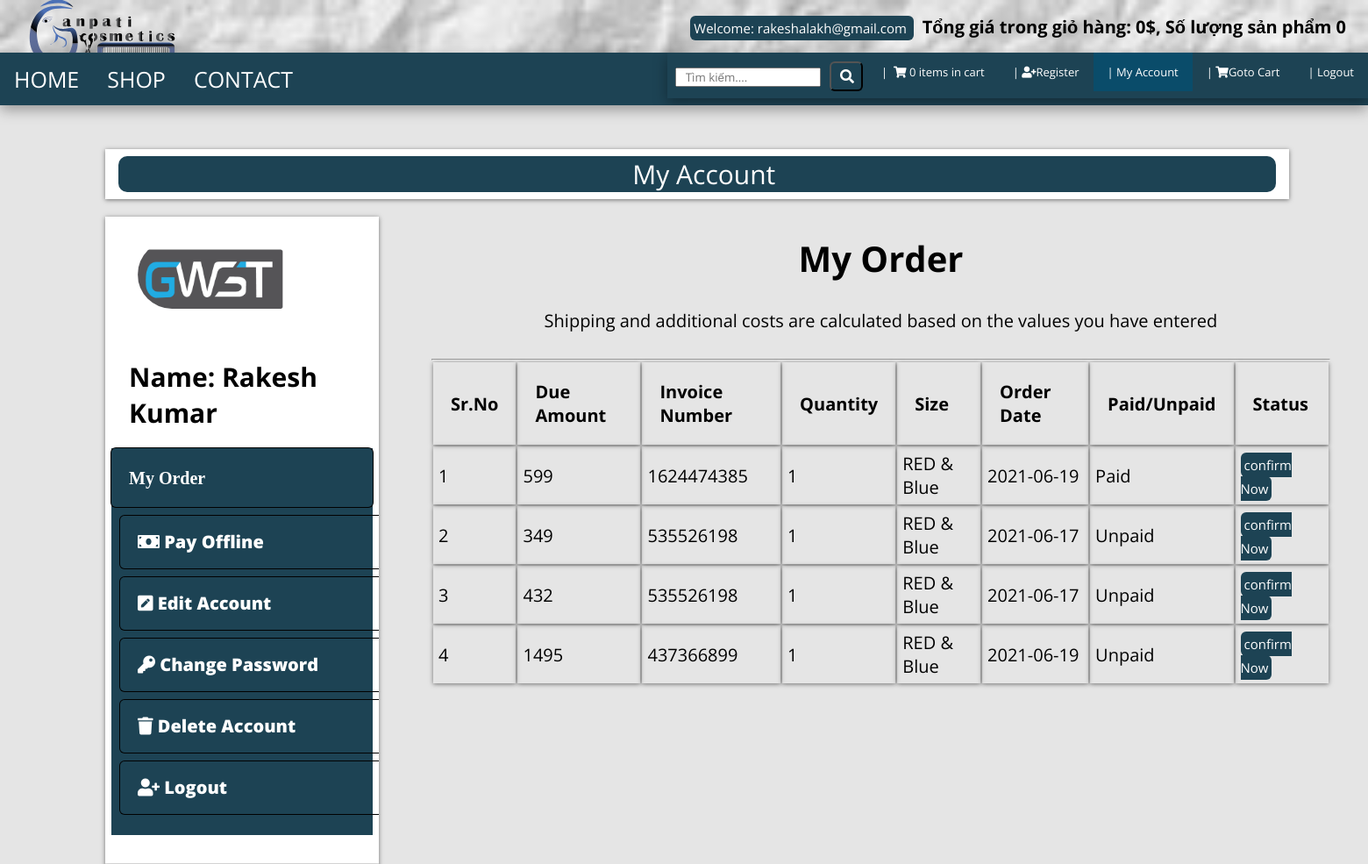
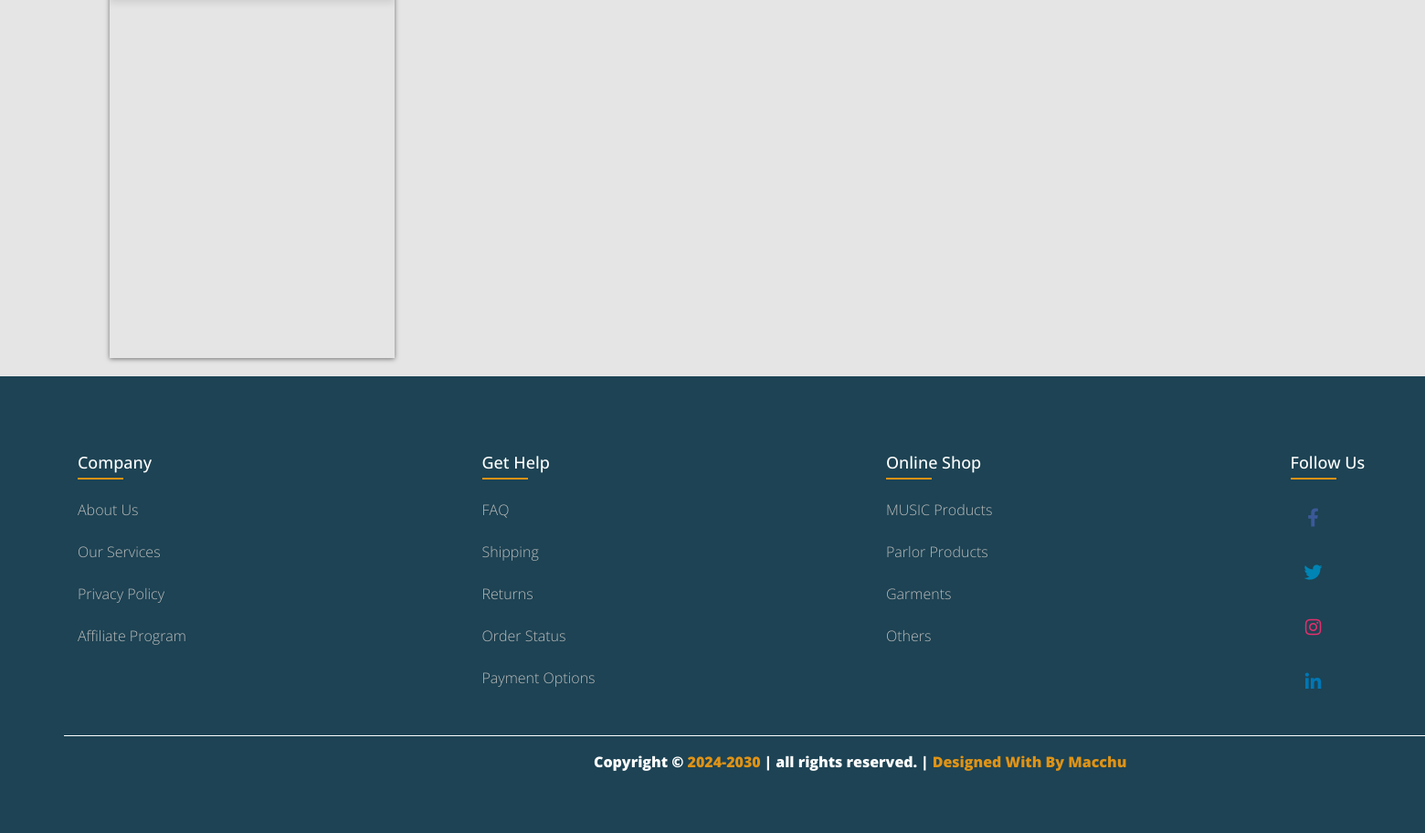
Screenshot of /customer/my_account.php?my_order (signed in) with the database file from the repository (2 pictures, top to bottom).
### tables this page shows
CREATE TABLE `customer_order` (
  `order_id` int(10) NOT NULL,
  `customer_id` int(10) NOT NULL,
  `product_id` int(100) NOT NULL,
  `due_amount` int(100) NOT NULL,
  `invoice_no` int(100) NOT NULL,
  `qty` int(10) NOT NULL,
  `size` text NOT NULL,
  `order_date` timestamp NOT NULL DEFAULT current_timestamp() ON UPDATE current_timestamp(),
  `order_status` text NOT NULL
);

CREATE TABLE `customers` (
  `customer_id` int(100) NOT NULL,
  `customer_name` varchar(255) NOT NULL,
  `customer_email` varchar(255) NOT NULL,
  `customer_pass` varchar(255) NOT NULL,
  `customer_country` text NOT NULL,
  `customer_city` text NOT NULL,
  `customer_contact` varchar(255) NOT NULL,
  `customer_address` text NOT NULL,
  `customer_image` text NOT NULL,
  `customer_ip` varchar(255) NOT NULL
);

### customer/my_order.php (the view)
<div class="trx">
	<center>
	<h1>My Order</h1>
	<p>Shipping and additional costs are calculated based on the values you have entered</p>
    </center>
    <hr>
     <div class="tae-responve">
     	<table class="tab">
     		<thead>
     			<tr>
     				<th>Sr.No</th>
     				<th>Due Amount</th>
     				<th>Invoice Number</th>
     				<th>Quantity</th>
     				<th>Size</th>
     				<th>Order Date</th>
     				<th>Paid/Unpaid</th>
     				<th>Status</th>
     			</tr>
     		</thead>
     		<tbody>
                    <?php
                    $customer_session= $_SESSION['customer_email'];
                    $get_customer="select * from customers where customer_email='$customer_session'";
                    $run_cust=mysqli_query($con, $get_customer);
                    $row_cust=mysqli_fetch_array($run_cust);
                    $customer_id=$row_cust['customer_id'];
                    $get_order="select * from customer_order where customer_id='$customer_id'";
                    $run_order=mysqli_query($con, $get_order);
                    $i=0;
                    while ($row_order=mysqli_fetch_array($run_order)) {
                         $order_id=$row_order['order_id'];
                         $order_due_amount=$row_order['due_amount'];
                         $order_invoice=$row_order['invoice_no'];
                         $order_qty=$row_order['qty'];
                         $order_size=$row_order['size'];
                         $order_date=substr($row_order['order_date'], 0,11);
                         $order_status=$row_order['order_status'];
                         $i++;
                         if ($order_status=='pending') {
                              $order_status='Unpaid';
                         }else{
                            $order_status='Paid';
                         }
                      ?>
     			<tr>
     				<td><?php echo $i ?></td>
     				<td><?php echo $order_due_amount ?></td>
     				<td><?php echo $order_invoice ?></td>
     				<td><?php echo $order_qty ?></td>
     				<td><?php echo $order_size ?></td>
     				<td><?php echo $order_date ?></td>
     				<td><?php echo $order_status ?></td>
     				<td><a href="confirm.php?order_id=<?php echo $order_id ?>" target="_blank" class="btn btn-primary btn-sm">confirm Now</a></td>
     			</tr>
     			<?php } ?>
     		</tbody>
     	</table>
     </div>
</div>

### customer/includes/sidebar.php
<div class="panel panel-default sidebar-menu" >
	<div class="panel-heading">
        <?php
        $session_customer=$_SESSION['customer_email'];
        $get_cust="select * from customers where customer_email='$session_customer'";
        $run_cust=mysqli_query($con, $get_cust);
        $row_customers=mysqli_fetch_array($run_cust);
        $customer_image= $row_customers['customer_image'];
        $customer_name= $row_customers['customer_name'];
        if (!isset($_SESSION['customer_email'])){
        }else{
        	echo "<center>
			<img src='customer_images/$customer_image' class='img-responsive'>
		</center>
		<br>
		<h3 align='center' class='panel-title'>Name: $customer_name</h3></center>";
        }
        ?>
	</div>
	<div class="panel-bdy">
		<ul class="nav nav-pills nav-staked">
			<li class="abc">
				<a href="my_account.php?my_order"><i class="fa fa-list-al">  My Order</a>
			</li >
			<li >
				<a href="my_account.php?pay_offline"><i class="fa fa-money"></i> Pay Offline</a>
			</li>
			<li>
				<a href="my_account.php?edit_act"><i class="fa fa-pencil-square"></i> Edit Account </a>
			</li>
			<li>
				<a href="my_account.php?change_pass"><i class="fa fa-key"></i> Change Password</a>
			</li>
			<li>
				<a href="my_account.php?delete_ac"><i class="fa fa-trash"></i> Delete Account</a>
			</li>
			<li>
				<a href="my_account.php?pay_offline"><i class="fa fa-user-plus"></i> Logout</a>
			</li>
		</ul>
	</div>
</div>

### style.css (style rules this page uses)
:root { --blue:#2980b9; }
* { font-family: 'Open Sans', sans-serif; margin:0; padding:0; box-sizing: border-box; text-decoration: none; transition: all .2s cubic-bezier(.37,1.14,.26,1.24); }
html { font-size: 62.5%; overflow-x: hidden; background-color: rgba(0,0,0,.1); }
.btn { background-color: #1d4354; color: #fff; padding: .4rem .8rem; font-size:1.6rem; cursor: pointer; border-radius: .6rem; margin-top: 1rem; }
.col-md-3 h3 { font-size: 2rem; text-align: left; }
.panel h3 { margin-top: 4rem; }
.panel-title { text-align: center; }
.panel-heading h3 { font-size: 3rem; margin: 2rem; }
.panel-heading img { width: 80%; border-radius:4rem ; margin: 2rem; }
.panel-bdy .nav-staked li { padding: 2rem; font-size: 2rem; box-shadow: 0 0 0 1px rgba(1, 1, 1, 1); width: 140%; border-radius: .5rem; margin: 1rem; }
.panel-bdy .nav-staked .abc { width: auto; margin: auto; }
.panel-bdy { width:auto; background-color: #1d4354; }
.panel-bdy ul { width: 100%; list-style: none; margin-top: 2rem; color:#ffffff; text-align: left; margin:auto; }
.panel-bdy ul a { color: black; }
.panel-bdy ul li a { z-index: 0; color: #fff; }
.trx p { padding: 3rem; }
.col-m-9 .trx .tae-responve .tab th { box-shadow: 0 1px 5px rgba(0, 0, 0, 0.5); padding: 2rem; }
.col-m-9 .trx .tae-responve .tab td { text-align: left; box-shadow: 0 1px 5px rgba(0, 0, 0, 0.5); padding: .6rem; }
.btn-sm { padding: .4rem; font-size: 1.5rem; }

### rows the page displays
customer_order: due_amount "599", invoice_no "1624474385", qty "1", size "RED & Blue", order_date "2021-06-19", order_status "Paid"
customer_order: due_amount "349", invoice_no "535526198", qty "1", size "RED & Blue", order_date "2021-06-17", order_status "Unpaid"
customer_order: due_amount "432", invoice_no "535526198", qty "1", size "RED & Blue", order_date "2021-06-17", order_status "Unpaid"
customer_order: due_amount "1495", invoice_no "437366899", qty "1", size "RED & Blue", order_date "2021-06-19", order_status "Unpaid"
customers: customer_image (picture), customer_name "Rakesh Kumar"

### other values shown
$_SESSION['customer_email'] "rakeshalakh@gmail.com"
$total "0"
$count "0 0"
